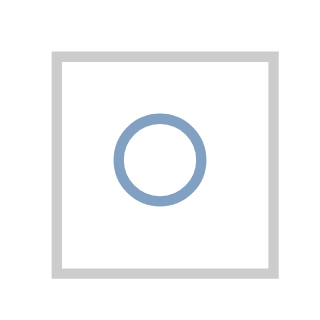

Specify this chart in Vega-Lite:
### Vega specification from a JSON file in a GitHub repository (floating-point values rounded to 4 significant figures)
{"$schema": "https://vega.github.io/schema/vega/v3.0.json", "autosize": "pad", "padding": 5, "encode": {"update": {"stroke": {"value": "#ccc"}, "fill": {"value": "transparent"}}}, "data": [{"name": "source_0", "values": [{}]}], "signals": [{"name": "width", "update": "21"}, {"name": "height", "update": "21"}], "marks": [{"name": "marks", "type": "symbol", "role": "point", "from": {"data": "source_0"}, "encode": {"update": {"x": {"signal": "width", "mult": 0.5}, "y": {"signal": "height", "mult": 0.5}, "stroke": {"value": "#4c78a8"}, "fill": {"value": "transparent"}, "opacity": {"value": 0.7}}}}], "config": {"axis": {"minExtent": 30, "domainColor": "#888", "tickColor": "#888"}}}
